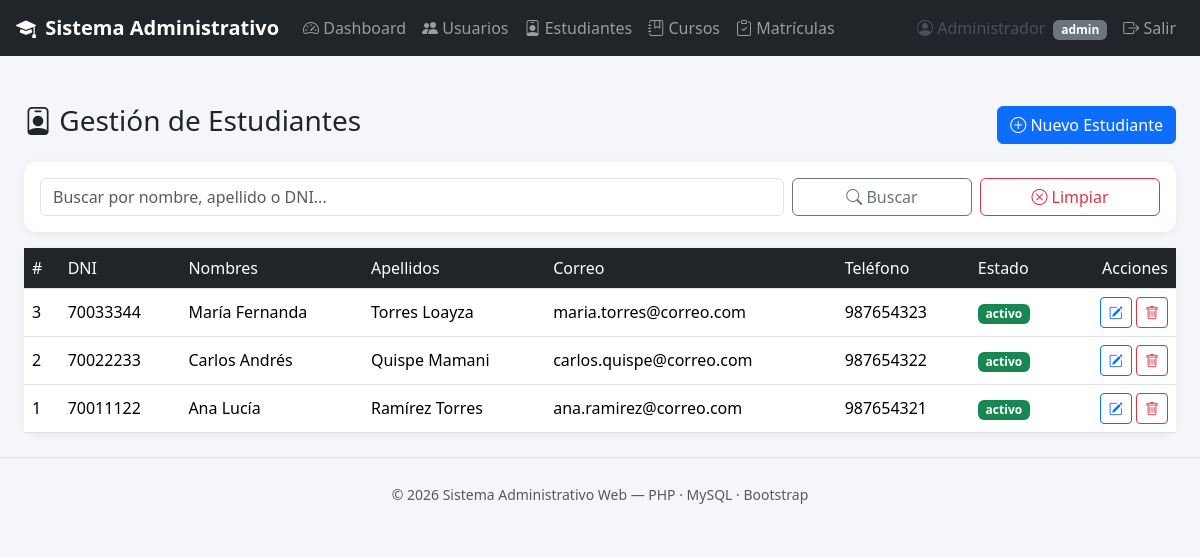
The page /estudiantes/index.php (signed in) on the database its author committed.
### tables this page shows
CREATE TABLE estudiantes (
    id INT AUTO_INCREMENT PRIMARY KEY,
    dni VARCHAR(15) NOT NULL UNIQUE,
    nombres VARCHAR(100) NOT NULL,
    apellidos VARCHAR(100) NOT NULL,
    email VARCHAR(150) DEFAULT NULL,
    telefono VARCHAR(20) DEFAULT NULL,
    fecha_nacimiento DATE DEFAULT NULL,
    direccion VARCHAR(200) DEFAULT NULL,
    estado ENUM('activo','inactivo') NOT NULL DEFAULT 'activo',
    created_at TIMESTAMP DEFAULT CURRENT_TIMESTAMP,
    updated_at TIMESTAMP DEFAULT CURRENT_TIMESTAMP ON UPDATE CURRENT_TIMESTAMP
);

### includes/funciones.php (called while the page is built, shortened)
<?php
function limpiar($valor) {
    return htmlspecialchars(trim($valor ?? ''), ENT_QUOTES, 'UTF-8');
}

### estudiantes/index.php (the view, shortened to what this page needs)
<?php
require_once '../includes/funciones.php';
$pdo = conectarDB();
$busqueda = trim($_GET['q'] ?? '');
if ($busqueda !== '') {
    $stmt = $pdo->prepare("SELECT * FROM estudiantes WHERE nombres LIKE ? OR apellidos LIKE ? OR dni LIKE ? ORDER BY id DESC");
    $like = '%' . $busqueda . '%';
    $stmt->execute([$like, $like, $like]);
} else {
    $stmt = $pdo->query("SELECT * FROM estudiantes ORDER BY id DESC");
}
$estudiantes = $stmt->fetchAll();
require_once '../includes/header.php';
?>
<div class="d-flex justify-content-between align-items-center mb-3">
  <h3><i class="bi bi-person-badge"></i> Gestión de Estudiantes</h3>
  <a href="form.php" class="btn btn-primary"><i class="bi bi-plus-circle"></i> Nuevo Estudiante</a>
</div>
<div class="card card-dashboard mb-3">
  <div class="card-body">
    <form method="GET" class="row g-2">
      <div class="col-md-8">
        <input type="text" name="q" class="form-control" placeholder="Buscar por nombre, apellido o DNI..." value="<?= limpiar($busqueda) ?>">
      </div>
      <div class="col-md-2">
        <button class="btn btn-outline-secondary w-100" type="submit"><i class="bi bi-search"></i> Buscar</button>
      </div>
      <div class="col-md-2">
        <a href="index.php" class="btn btn-outline-danger w-100"><i class="bi bi-x-circle"></i> Limpiar</a>
      </div>
    </form>
  </div>
</div>
<div class="card card-dashboard">
  <div class="table-responsive">
    <table class="table table-hover mb-0 align-middle">
      <thead>
        <tr>
          <th>#</th>
          <th>DNI</th>
          <th>Nombres</th>
          <th>Apellidos</th>
          <th>Correo</th>
          <th>Teléfono</th>
          <th>Estado</th>
          <th class="text-end">Acciones</th>
        </tr>
      </thead>
      <tbody>
        <?php if ($estudiantes): ?>
          <?php foreach ($estudiantes as $e): ?>
            <tr>
              <td><?= (int)$e['id'] ?></td>
              <td><?= limpiar($e['dni']) ?></td>
              <td><?= limpiar($e['nombres']) ?></td>
              <td><?= limpiar($e['apellidos']) ?></td>
              <td><?= limpiar($e['email']) ?></td>
              <td><?= limpiar($e['telefono']) ?></td>
              <td>
                <span class="badge <?= $e['estado'] === 'activo' ? 'bg-success' : 'bg-secondary' ?>">
                  <?= limpiar($e['estado']) ?>
                </span>
              </td>
              <td class="text-end">
                <a href="form.php?id=<?= (int)$e['id'] ?>" class="btn btn-sm btn-outline-primary"><i class="bi bi-pencil-square"></i></a>
                <form action="eliminar.php" method="POST" class="d-inline" onsubmit="return confirm('¿Eliminar este estudiante?');">
                  <button class="btn btn-sm btn-outline-danger" type="submit"><i class="bi bi-trash"></i></button>
                </form>
              </td>
            </tr>
          <?php endforeach; ?>
        <?php else: ?>
          <tr><td colspan="8" class="text-center text-muted py-3">No se encontraron estudiantes.</td></tr>
        <?php endif; ?>
      </tbody>
    </table>
  </div>
</div>
<?php require_once '../includes/footer.php'; ?>

### assets/css/style.css (style rules this page uses)
body { background-color: #f4f6f9; }
.card-dashboard { border: none; border-radius: 0.75rem; box-shadow: 0 2px 10px rgba(0,0,0,0.06); transition: transform .15s ease; }
.table thead th { background-color: #212529; color: #fff; font-weight: 500; }

### rows shown on the page
estudiantes: id "3", dni "70033344", nombres "María Fernanda", apellidos "Torres Loayza", email "maria.torres@correo.com", telefono "987654323", estado "activo"
estudiantes: id "2", dni "70022233", nombres "Carlos Andrés", apellidos "Quispe Mamani", email "carlos.quispe@correo.com", telefono "987654322", estado "activo"
estudiantes: id "1", dni "70011122", nombres "Ana Lucía", apellidos "Ramírez Torres", email "ana.ramirez@correo.com", telefono "987654321", estado "activo"

### other values the page prints
limpiar($_SESSION['usuario_nombre'] ?? '') "Administrador"
limpiar($_SESSION['usuario_rol'] ?? '') "admin"
